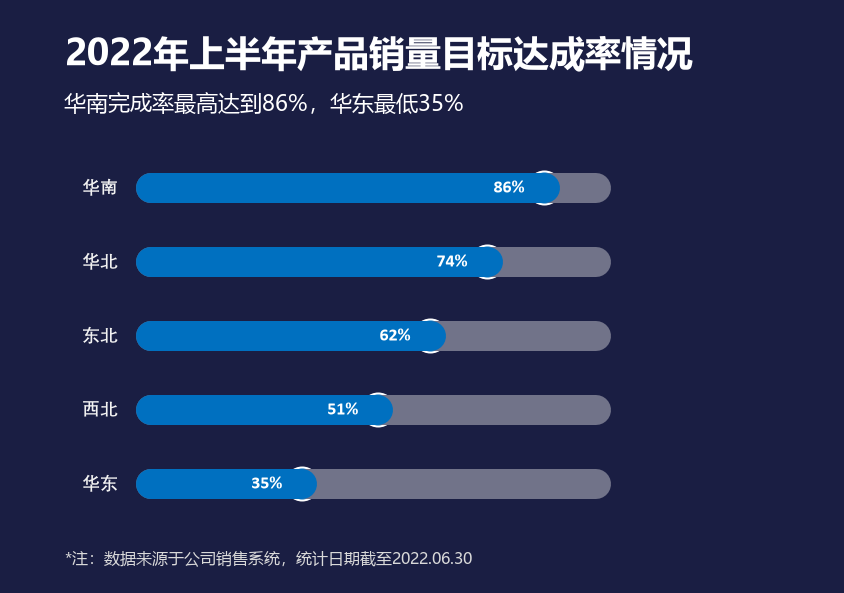

Write Python code to recreate this figure.
# -*- coding: utf-8 -*-
"""图 29 · 滑珠图（产品销量目标达成率）。

两根横向堆积条拼成「轨道 + 进度」：蓝色到完成率，灰色占到 100%，都是
30px 高的圆头胶囊（series 用图片填充，导出后是纯色）。完成率位置再压一个
白边蓝心的圆珠（scatter marker size=15）。

实测：轨道 0%→136px、100%→611px，条中心 y=188/262/336/410/484，
胶囊高 30px，圆珠半径 16px。
"""

import matplotlib.pyplot as plt
from matplotlib.patches import Circle

import chartkit as kit

W, H = kit.chart_size(29)
X_ZERO, X_ONE = 136.0, 611.0
BAR_Y = [188, 262, 336, 410, 484]
CATS = ["华南", "华北", "东北", "西北", "华东"]
RATES = [0.86, 0.74, 0.62, 0.51, 0.35]
TRACK_HEIGHT = 30.0

BLUE = "#0070C0"
GRAY = "#717389"
TEXT = "#F2F2F2"


def main():
    fig = kit.new_figure(W, H)
    ax = fig.add_axes([0, 0, 1, 1])
    ax.set_xlim(0, W)
    ax.set_ylim(H, 0)
    ax.axis("off")

    radius = TRACK_HEIGHT / 2.0
    for y, rate, cat in zip(BAR_Y, RATES, CATS):
        end = X_ZERO + rate * (X_ONE - X_ZERO)
        ax.plot([X_ZERO + radius, X_ONE - radius], [y, y], color=GRAY,
                linewidth=TRACK_HEIGHT * 0.72, solid_capstyle="round")
        ax.plot([X_ZERO + radius, end], [y, y], color=BLUE,
                linewidth=TRACK_HEIGHT * 0.72, solid_capstyle="round")
        ax.add_patch(Circle((end, y), 16.5, facecolor=BLUE,
                            edgecolor="white", linewidth=2.0 * 0.72))
        ax.text(end - 20, y, "%d%%" % round(rate * 100), color="white",
                fontsize=9 * kit.FONT_SCALE, fontfamily=kit.AXIS_FONTS,
                fontweight="bold", ha="right", va="center")
        ax.text(118, y, cat, color=TEXT, fontsize=9 * kit.FONT_SCALE,
                fontfamily=kit.AXIS_FONTS, fontweight="bold",
                ha="right", va="center")

    ax.text(65, 36, "2022年上半年产品销量目标达成率情况", color="white",
            fontsize=18 * kit.FONT_SCALE, fontfamily=kit.UI_FONT,
            fontweight="bold", va="top", ha="left")
    ax.text(64, 92, "华南完成率最高达到86%，华东最低35%", color="white",
            fontsize=11 * kit.FONT_SCALE, fontfamily=kit.UI_FONT,
            va="top", ha="left")
    ax.text(65, 551, "*注：数据来源于公司销售系统，统计日期截至2022.06.30",
            color="#D9D9D9", fontsize=8 * kit.FONT_SCALE,
            fontfamily=kit.UI_FONT, va="top", ha="left")

    kit.save(fig, "chart29_lollipop.png")
    plt.close(fig)


if __name__ == "__main__":
    main()
